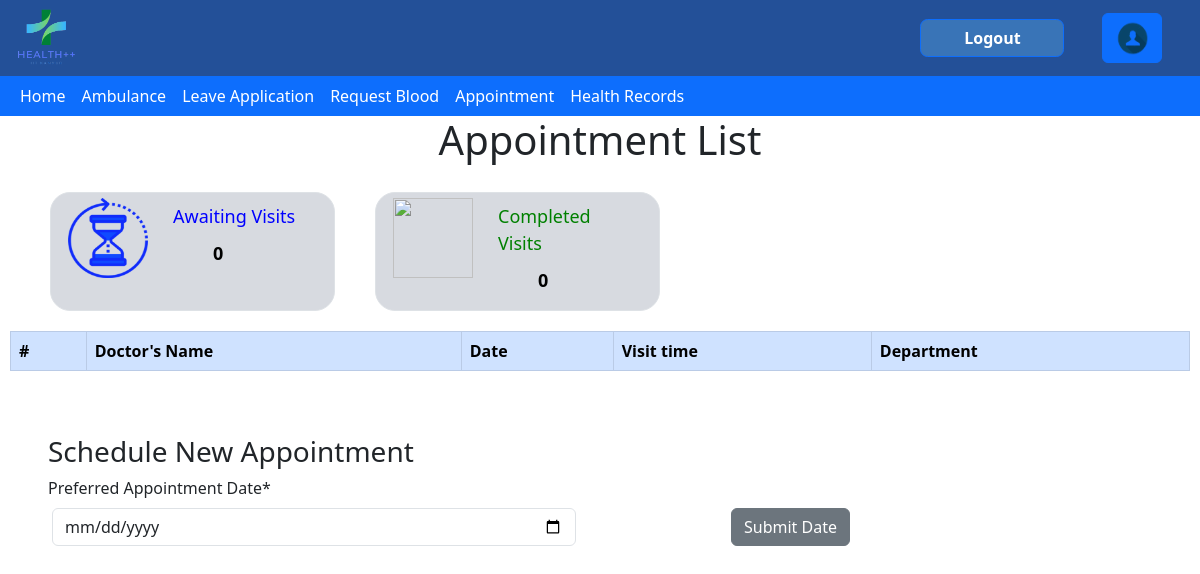
The page /book_appointment/ (signed in) on the database as committed earlier.
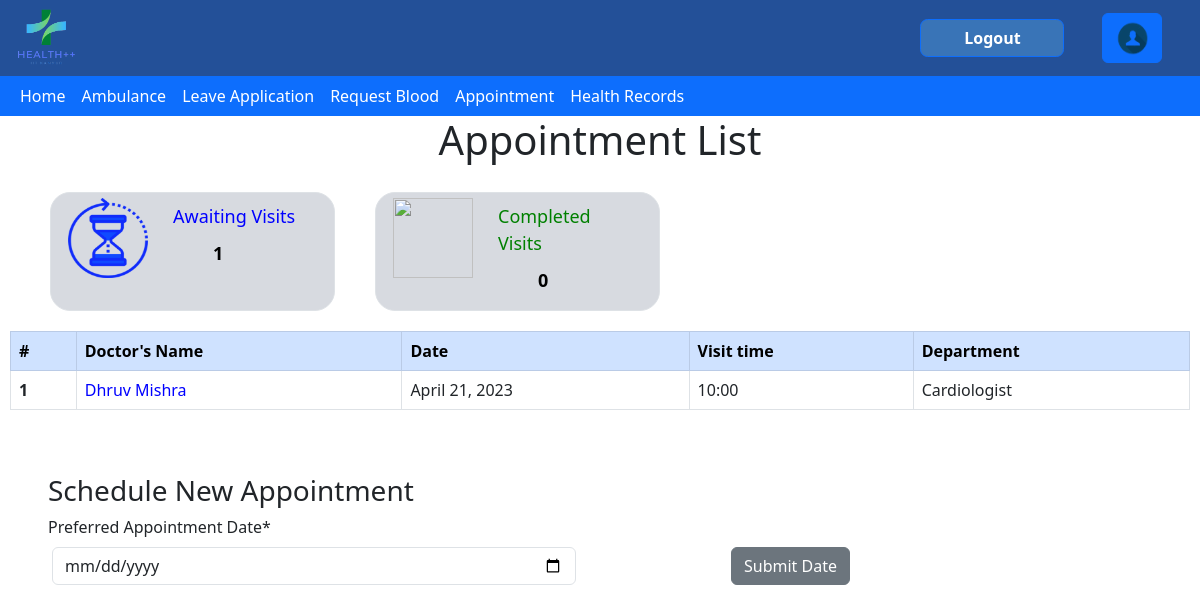
The same page on the database as committed later.
### health/models.py (models this page shows, shortened)
class Appointment(models.Model):
    doctor = models.ForeignKey(Doctor,blank = True, null = True , on_delete=models.CASCADE)
    patient = models.ForeignKey(Patient,blank = True, null = True , on_delete=models.CASCADE)
    timeSlot = models.ForeignKey(Time_Slot,blank = True, null = True , on_delete=models.CASCADE)
    status = models.BooleanField(default=True)

class Doctor(models.Model):
    user = models.ForeignKey(Account,null=True,on_delete=models.CASCADE)
    Department=models.CharField(
        max_length=120,
        choices=Department_Choices,
    )
    Doctor_Name = models.CharField(max_length=50,null=True)
    Post= models.CharField(max_length=60,default="Doctor")

class Time_Slot(models.Model):
    starttime = models.IntegerField(null=True)
    total_patient=models.IntegerField(default=0)
    date = models.DateField(null=True)
    doctors=models.ManyToManyField(Doctor)

### health/views.py (the view)
# urls.py: path('book_appointment/',views.book_appointment,name='book_appointment'),
@login_required
def book_appointment(request):
    assign_roles()
    appointments,count_completed = getappointments(request)
    return render(request,'health/appointment_form.html',{'submit':0,"appointments":appointments,"count":appointments.count(),"completed":count_completed})

### health/views.py (called while the page is built)
@login_required
def getappointments(request):
    user=Account.objects.get(user=request.user)
    if(user.Role=="Doctor"):
        doctor = Doctor.objects.get(user = user)
        appointments = Appointment.objects.filter(doctor = doctor,status = True)
        completed_appointments = Appointment.objects.filter(doctor = doctor,status = False).count()
    else:
        patient = Patient.objects.get(user = user)
        appointments = Appointment.objects.filter(patient = patient,status = True)
        completed_appointments = Appointment.objects.filter(patient = patient,status = False).count()
    return appointments , completed_appointments

### health/templates/health/appointment_form.html (shortened to what this page needs)
{% extends 'health/base.html' %}
{%load static%}
{%block content%}
<html>
    <head>
        <link href="https://cdn.jsdelivr.net/npm/bootstrap@5.3.0-alpha1/dist/css/bootstrap.min.css" rel="stylesheet">
    </head>
    {%if user.account.Role == 'Student' or user.account.Role == 'Doctor' or user.account.Role == 'Receptionist'%}
    <body>
        <div class="appointmentList">
            <h1 style='text-align: center;'>Appointment List</h1>
            <div class="row status" >
                <div class="c col-md-3 col-sm-8 border">
                    <img class="i" src="{%static 'health/images/appointment/waiting.png'%}" alt="" style='float: left;'></img>
                    <p class="Visits" style='color: blue;'>Awaiting Visits</p>
                    <p class="Visit_number">{{count}}</p>
                </div>
                <div class="c col-md-3 col-sm-8 border">
                    <img class="i" src="{%static 'health/images/appointment/done.png'%}" alt="" style='float: left;'></img>
                    <p class="Visits" style='color:green;'>Completed Visits</p>
                    <p class="Visit_number">{{completed}}</p>
                </div>
            </div>
            <div class="table-responsive">
                <table class="table table-bordered table-hover">
                    <thead class="table-primary">
                        <tr>
                            <th scope="col">#</th>
                            {%if user.account.Role == 'Student' or user.account.Role == 'Receptionist'%}
                            <th scope="col">Doctor's Name</th>
                            {%endif%}
                            <th scope="col">Date</th>
                            <th scope="col">Visit time</th>
                            {% if user.account.Role == 'Student' %}
                            <th scope="col">Department </th>
                            {% endif %}
                        </tr>
                    </thead>
                    <tbody>
                        {%if user.account.Role == 'Student'%}
                            {% for appointment in appointments %}
                        <tr>
                            <th scope="row">{{forloop.counter}}</th>
                            <td style='color: blue;'>{{appointment.doctor.Doctor_Name}}</td>
                            <td>{{appointment.timeSlot.date}}</td>
                            <td>{{appointment.timeSlot.starttime}}:00</td>
                            <td>{{appointment.doctor.Department}}</td>
                        </tr>
                            {%endfor%}
                        {%endif%}
                    </tbody>
                </table>
            </div>
        </div>
        <div class="mt-5 mx-5">
            <h3>Schedule New Appointment</h3>
            <form method="get" action={% url 'submitdate' %} class="row g-3 needs-validation" id="dateForm" novalidate>
                <label htmlFor="validationCustom04" class="form-label">Preferred Appointment Date*</label>
                <div class="row">
                    <div class="col-md-6"><input name="date" type="date" class="form-control" id="appointmentdate" required></input>
                    </div>
                    <div class="col-md-3">
                        <button class="btn btn-secondary" style='float: right;' type="submit">Submit Date</button>
                    </div>
                </div>
            </form>
        </div>
        {%else%}
        <h1>You are not authorized to access this page</h1>
        {%endif%}
    </body>
    <html>
{%endblock%}

Rows that differ between the two databases and show on the page:
added Appointment: doctor.Doctor_Name "Dhruv Mishra", timeSlot "April 21, 2023", timeSlot.starttime "10", doctor.Department "Cardiologist"
Other text that changed with them:
{{ count }}: "0" → "1"
